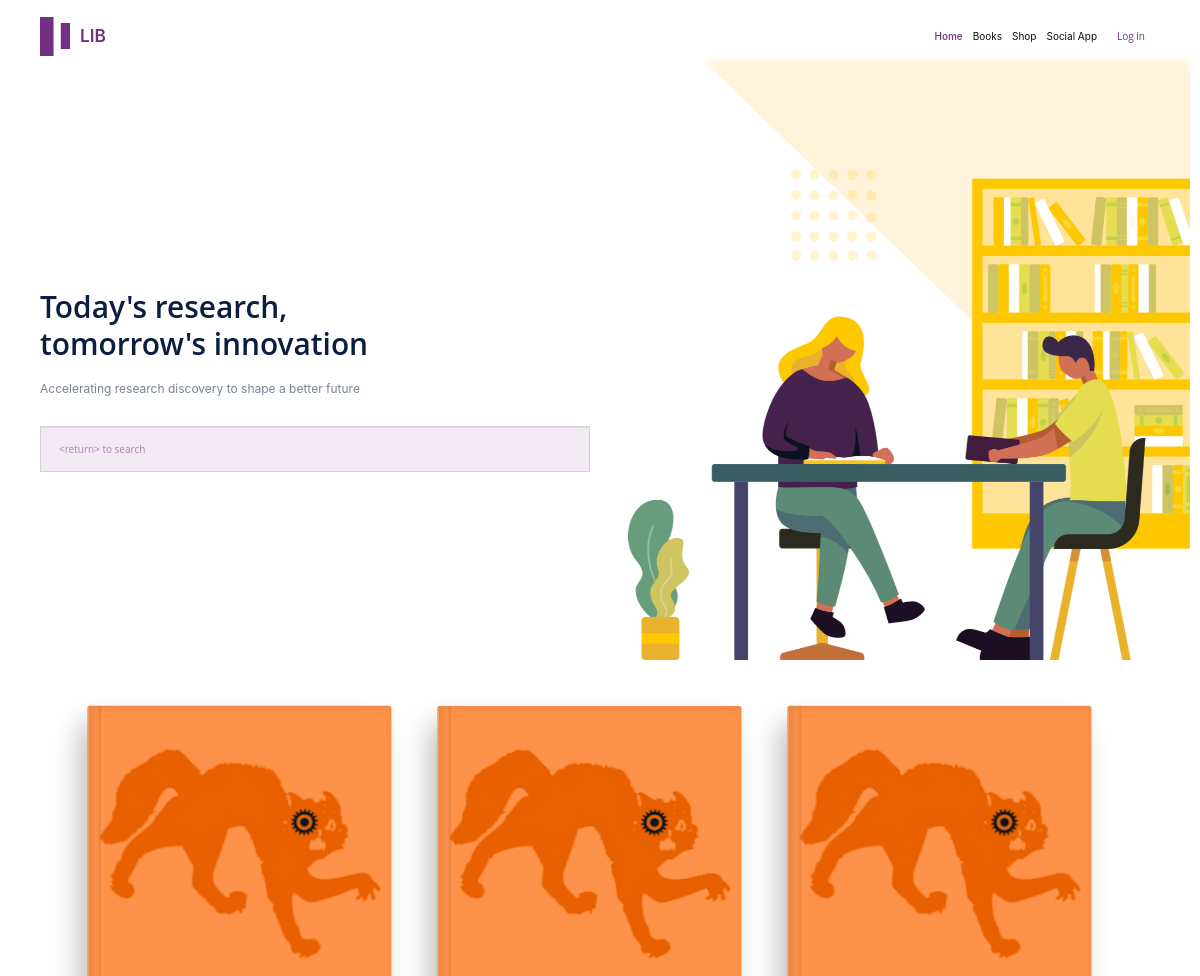
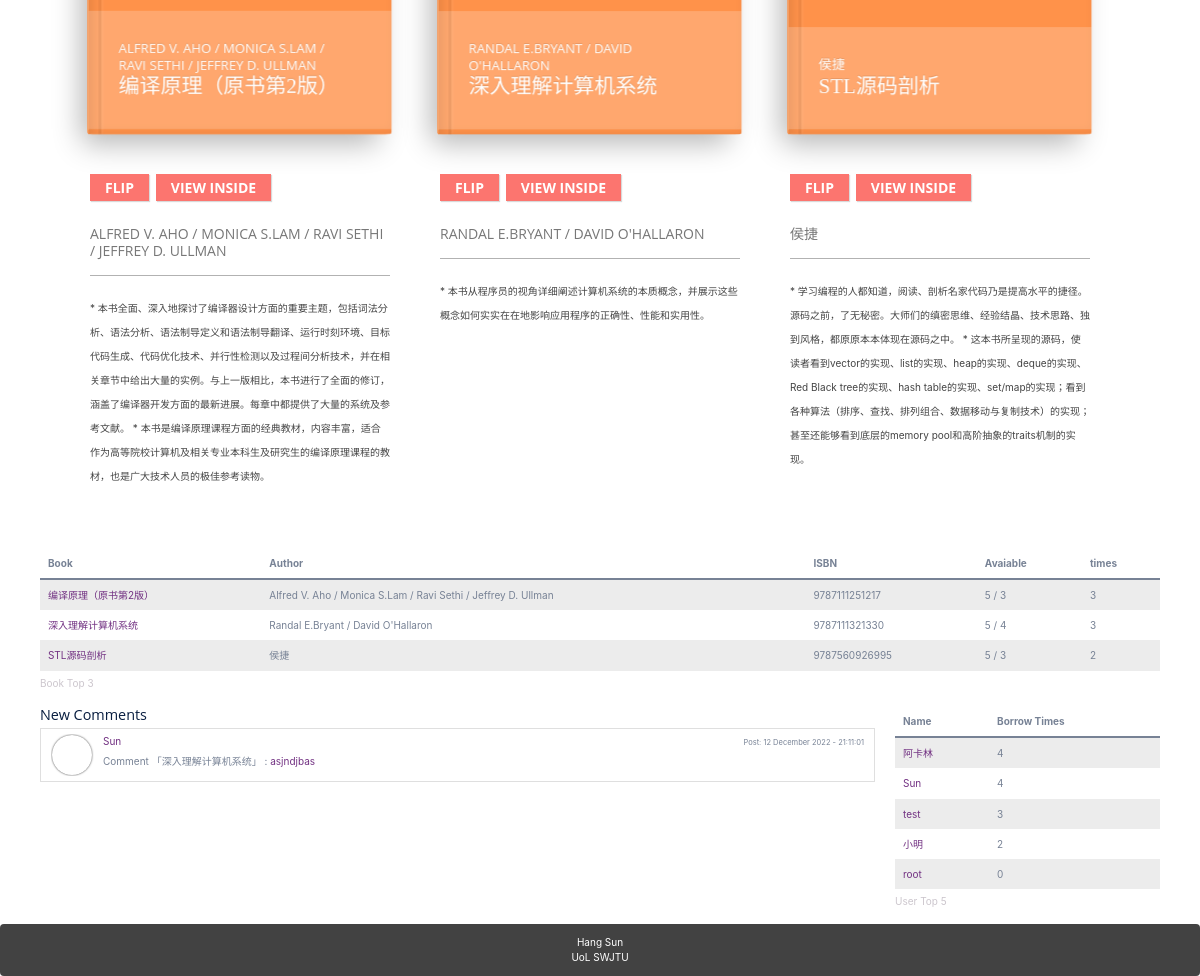
The page / on the database its author committed (2 pictures, top to bottom).
### app/models.py (models this page shows, shortened)
class Book(db.Model):
    __tablename__ = 'books'
    id = db.Column(db.Integer, primary_key=True)
    isbn = db.Column(db.String(16), unique=True)
    title = db.Column(db.String(128))
    origin_title = db.Column(db.String(128))
    subtitle = db.Column(db.String(128))
    author = db.Column(db.String(128))
    translator = db.Column(db.String(64))
    publisher = db.Column(db.String(64))
    image = db.Column(db.String(128))
    pubdate = db.Column(db.String(32))
    pages = db.Column(db.Integer)
    price = db.Column(db.String(16))
    binding = db.Column(db.String(16))
    numbers = db.Column(db.Integer, default=5)
    summary = db.deferred(db.Column(db.Text, default=""))
    summary_html = db.deferred(db.Column(db.Text))
    catalog = db.deferred(db.Column(db.Text, default=""))
    catalog_html = db.deferred(db.Column(db.Text))
    hidden = db.Column(db.Boolean, default=0)
    logs = db.relationship('Log',
                           backref=db.backref('book', lazy='joined'),
                           lazy='dynamic',
                           cascade='all, delete-orphan')
    comments = db.relationship('Comment', backref='book',
                               lazy='dynamic',
                               cascade='all, delete-orphan')
    @property
    def tags_string(self):
        return ",".join([tag.name for tag in self.tags.all()])
    def can_borrow_number(self):
        return self.numbers - Log.query.filter_by(book_id=self.id, returned=0).count()

class Comment(db.Model):
    __tablename__ = 'comments'
    id = db.Column(db.Integer, primary_key=True)
    user_id = db.Column(db.Integer, db.ForeignKey('users.id'))
    book_id = db.Column(db.Integer, db.ForeignKey('books.id'))
    comment = db.Column(db.String(1024))
    create_timestamp = db.Column(db.DateTime, default=datetime.now())
    edit_timestamp = db.Column(db.DateTime, default=datetime.now())
    deleted = db.Column(db.Boolean, default=0)

class User(UserMixin, db.Model):
    __tablename__ = 'users'
    id = db.Column(db.Integer, primary_key=True)
    email = db.Column(db.String(64), unique=True)
    name = db.Column(db.String(64))
    password_hash = db.deferred(db.Column(db.String(128)))
    major = db.Column(db.String(128))
    role_id = db.Column(db.Integer, db.ForeignKey('roles.id'))
    headline = db.Column(db.String(32), nullable=True)
    about_me = db.deferred(db.Column(db.Text, nullable=True))
    about_me_html = db.deferred(db.Column(db.Text, nullable=True))
    avatar = db.Column(db.String(128))
    member_since = db.Column(db.DateTime(), default=datetime.utcnow)
    @property
    def password(self):
        raise AttributeError('password is not readable attribute')
    logs = db.relationship('Log',
                           backref=db.backref('user', lazy='joined'),
                           lazy='dynamic',
                           cascade='all, delete-orphan')
    comments = db.relationship('Comment',
                               backref=db.backref('user', lazy='joined'),
                               lazy='dynamic',
                               cascade='all, delete-orphan')
    def avatar_url(self, _external=False):
        if self.avatar:
            avatar_json = json.loads(self.avatar)
            if avatar_json['use_out_url']:
                return avatar_json['url']
            else:
                return url_for('_uploads.uploaded_file', setname=avatars.name, filename=avatar_json['url'],
                               _external=_external)
        else:
            return url_for('static', filename='img/avatar.png', _external=_external)

### app/main/index/views.py (the view)
@main.route('/')
def index():
    search_form = SearchForm()
    the_books = Book.query
    if not current_user.can(Permission.UPDATE_BOOK_INFORMATION):
        the_books = the_books.filter_by(hidden=0)
    popular_books = the_books.outerjoin(Log).group_by(Book.id).order_by(db.func.count(Log.id).desc()).limit(3)
    popular_users = User.query.outerjoin(Log).group_by(User.id).order_by(db.func.count(Log.id).desc()).limit(5)
    recently_comments = Comment.query.filter_by(deleted=0).order_by(Comment.edit_timestamp.desc()).limit(5)
    return render_template("index.html", books=popular_books, users=popular_users, recently_comments=recently_comments,
                           search_form=search_form)

### app/main/book/forms.py
class SearchForm(FlaskForm):
    search = StringField(validators=[DataRequired()])
    submit = SubmitField(u"搜索")

### app/main/index/views.py (called while the page is built)
@main.app_context_processor
def inject_permissions():
    return dict(Permission=Permission)

### app/models.py (called while the page is built)
    def can(self, permissions):
        return False

### app/main/index/templates/index.html (shortened to what this page needs)
{% extends "base.html" %}
{% block mycontent %}
      <section class="py-0" id="home">
        <div class="bg-holder d-none d-md-block" style="background-image:url(static/static/image/hero-section.png);background-position:right bottom;background-size:contain;"></div>
        <div class="container">
          <div class="row align-items-center min-vh-md-75">
            <div class="col-md-7 col-lg-6 py-6 text-sm-start text-center">
              <h1 class="mt-6 mb-sm-4 display-4 fw-semi-bold lh-sm fs-4 fs-lg-6 fs-xxl-7">Today's research, <br class="d-block d-lg-none d-xl-block">tomorrow's innovation</h1>
              <p class="mb-4 fs-1">Accelerating research discovery to shape a better future </p>
              <div class="pt-3">
            <form class="form form-horizontal" method="get" action="{{ url_for('book.index') }}">
                <div class="input-group  input-group-lg">
                    {{ search_form.search(placeholder="<return> to search",class_="form-control") }}
                </div>
            </form>
              </div>
            </div>
          </div>
        </div>
      </section>
	  <link rel="stylesheet" type="text/css" href="{{ url_for('static',filename='sta/css/component.css') }}" />
	  <div class="container">
	  <div class="main">
	  	<ul id="bk-list" class="bk-list clearfix">
			{% for book in books %}
	  		<li>
	  			<div class="bk-book book-1 bk-bookdefault">
	  				<div class="bk-front">
	  					<div class="bk-cover">
	  						<h2>
	  							<span>{{ book.author }}</span>
	  							<span>{{ book.title }}</span>
	  						</h2>
	  					</div>
	  				</div>
	  				<div class="bk-page">
	  					<div class="bk-content bk-content-current">
	  						<p>{{ book.summary }}</p>
						</div>
	  				</div>
	  				<div class="bk-back">
	  					<p>{{ book.summary }}</p>
	  				</div>
	  				<div class="bk-left">
	  					<h2>
	  					</h2>
	  				</div>
	  			</div>
	  			<div class="bk-info">
	  				<button class="bk-bookback">Flip</button>
	  				<button class="bk-bookview">View inside</button>
	  				<h3>
	  					<span>{{ book.author }}</span>
	  				</h3>
	  				<p>{{ book.summary }}</p>
	  			</div>
	  		</li>
			{% endfor %}
	  	</ul>
	  </div>
    <table class="table table-striped table-hover animated fadeInDown">
        <caption>Book Top 3</caption>
        <thead class="hidden-xs">
        <tr>
            <th>Book</th>
            <th>Author</th>
            <th>ISBN</th>
            <th>Avaiable</th>
            <th>times</th>
        </tr>
        </thead>
        <tbody>
        {% for book in books %}
            <tr class="animated fadeInLeft delay-{{ loop.index0 }}">
                <td><a href="{{ url_for('book.detail',book_id=book.id) }}">{{ book.title }}</a>
                    <p class="visible-xs-block">{{ "Avaiable: "~ book.numbers }} / {{ book.can_borrow_number() }}</p></td>
                <td class="hidden-xs">{{ book.author }}</td>
                <td class="hidden-xs">{{ book.isbn }}</td>
                <td class="hidden-xs">{{ book.numbers }} / {{ book.can_borrow_number() }}</td>
                <td class="hidden-xs">{{ book.logs.count() }}</td>
            </tr>
        {% endfor %}
        </tbody>
    </table>
    <div class="row animated fadeInUp delay">
        <div class="col-md-9">
            <h4>New Comments</h4>
            {% for comment in recently_comments %}
                <li class="list-group-item clearfix animated fadeInLeft delay-{{ loop.index0 }}">
                    <div class="media">
                        {% if comment.user.avatar_url() %}
                            <div class="media-left">
                                <a href="{{ url_for('user.detail',user_id=comment.user.id) }}">
                                    <div class="media-object avatar avatar-mini"
                                         style="background-image: url({{ comment.user.avatar_url() }})"></div>
                                </a>
                            </div>
                        {% endif %}
                        <div class="media-body">
                            <p class="media-heading"><a
                                    href="{{ url_for('user.detail',user_id=comment.user.id) }}">
                                {{ comment.user.name }}</a>
                                {% if comment.create_timestamp==comment.edit_timestamp %}
                                    <span class="pull-right">
                                        <small>
                                            Post: {{ comment.create_timestamp.strftime('%d %B %Y - %H:%M:%S') }}</small>
                                    </span>
                                {% else %}
                                    <span class="pull-right">
                                        <small>
                                            Edit: {{ comment.edit_timestamp.strftime('%d %B %Y - %H:%M:%S') }}</small>
                                    </span>
                                {% endif %}
                            </p>
                            <span class="line-wrap">{{ "Comment 「"~comment.book.title~"」 : " }}</span>
                            <span class="line-wrap"><a class="list-group-item-text"
                                                       href="{{ url_for('book.detail',book_id=comment.book_id) }}">{{ comment.comment }}</a></span>
                        </div>
                    </div>
                </li>
            {% endfor %}
        </div>
        <div class="col-md-3 animated fadeInUp">
            <table class="table table-striped table-hover">
                <caption>User Top 5</caption>
                <thead>
                <tr>
                    <th>Name</th>
                    <th>Borrow Times</th>
                </tr>
                </thead>
                <tbody>
                {% for user in users %}
                    <tr class="animated fadeInLeft delay-{{ loop.index0 }}">
                        <td><a href="{{ url_for('user.detail',user_id=user.id) }}">{{ user.name }}</a></td>
                        <td>{{ user.logs.count() }}</td>
                    </tr>
                {% endfor %}
                </tbody>
            </table>
        </div>
    </div>
{% endblock %}

### app/static/css/main.css (style rules this page uses)
html, body { height: 100%; width: 100%; margin: 0; padding: 0; }
.Site { display: -webkit-box; display: -moz-box; display: -ms-flexbox; display: -webkit-flex; display: flex; flex-direction: column; }
.line-wrap { display: inline-block; }
html, body, main { font-family: -apple-system, "Helvetica Neue", Helvetica, Arial, sans-serif; }
.avatar { background-position: center; box-shadow: 0 0 8px rgba(0, 0, 0, .8); -webkit-box-shadow: 0 0 8px rgba(0, 0, 0, .8); -moz-box-shadow: 0 0 8px rgba(0, 0, 0, .8); background-size: cover; transition: transform .5s ease-in-out; }
.avatar-mini { width: 40px; height: 40px; border-radius: 25px; -webkit-border-radius: 25px; -moz-border-radius: 25px; margin: 1px; box-shadow: 0 0 2px rgba(0, 0, 0, .8); -webkit-box-shadow: 0 0 2px rgba(0, 0, 0, .8); -moz-box-shadow: 0 0 2px rgba(0, 0, 0, .8); }
.animated { -webkit-animation-fill-mode: both; -moz-animation-fill-mode: both; -ms-animation-fill-mode: both; -o-animation-fill-mode: both; animation-fill-mode: both; -webkit-animation-duration: 1s; -moz-animation-duration: 1s; -ms-animation-duration: 1s; -o-animation-duration: 1s; animation-duration: 1s; }
.delay-0 { -webkit-animation-delay: .05s; -moz-animation-delay: .05s; -o-animation-delay: .05s; animation-delay: .05s; }
.delay-1 { -webkit-animation-delay: .10s; -moz-animation-delay: .10s; -o-animation-delay: .10s; animation-delay: .10s; }
.delay-2 { -webkit-animation-delay: .15s; -moz-animation-delay: .15s; -o-animation-delay: .15s; animation-delay: .15s; }
.delay-3 { -webkit-animation-delay: .20s; -moz-animation-delay: .20s; -o-animation-delay: .20s; animation-delay: .20s; }
.delay-4 { -webkit-animation-delay: .25s; -moz-animation-delay: .25s; -o-animation-delay: .25s; animation-delay: .25s; }
.fadeInUp { -webkit-animation-name: fadeInUp; -moz-animation-name: fadeInUp; -o-animation-name: fadeInUp; animation-name: fadeInUp; }
.fadeInDown { -webkit-animation-name: fadeInDown; -moz-animation-name: fadeInDown; -o-animation-name: fadeInDown; animation-name: fadeInDown; }
.fadeInLeft { -webkit-animation-name: fadeInLeft; -moz-animation-name: fadeInLeft; -o-animation-name: fadeInLeft; animation-name: fadeInLeft; }
.table.table-striped { border: none; }
.table.table-striped td { border: none; }

### rows shown on the page
Book: author "ALFRED V. AHO / MONICA S.LAM / RAVI SETHI / JEFFREY D. ULLMAN", title "编译原理（原书第2版）", summary "* 本书全面、深入地探讨了编译器设计方面的重要主题，包括词法分析、语法分析、语法制导定义和语法制导翻译、运行时刻环境、目标代码生成、代码优化技术、并行性检测以及过程间分析技术，并在相关章节中给出大量的实例。与上一版相比，本书进行了全面的修订，涵盖了编译器开发方面的最新进展。每章中都提供了大量的系统及参考文献。 * 本书是编译原理课程方面的经典教材，内容丰富，适合作为高等院校计算机及相关专业本科生及研究生的编译原理课程的教材，也是广大技术人员的极佳参考读物。", author "Alfred V. Aho / Monica S.Lam / Ravi Sethi / Jeffrey D. Ullman", isbn "9787111251217", numbers "5", can_borrow_number "3", logs.count "3"
Book: author "RANDAL E.BRYANT / DAVID O'HALLARON", title "深入理解计算机系统", summary "* 本书从程序员的视角详细阐述计算机系统的本质概念，并展示这些概念如何实实在在地影响应用程序的正确性、性能和实用性。", author "Randal E.Bryant / David O'Hallaron", isbn "9787111321330", numbers "5", can_borrow_number "4", logs.count "3", title "Comment 「深入理解计算机系统」 :"
Book: author "侯捷", title "STL源码剖析", summary "* 学习编程的人都知道，阅读、剖析名家代码乃是提高水平的捷径。源码之前，了无秘密。大师们的缜密思维、经验结晶、技术思路、独到风格，都原原本本体现在源码之中。 * 这本书所呈现的源码，使读者看到vector的实现、list的实现、heap的实现、deque的实现、Red Black tree的实现、hash table的实现、set/map的实现；看到各种算法（排序、查找、排列组合、数据移动与复制技术）的实现；甚至还能够看到底层的memory pool和高阶抽象的traits机制的实现。", isbn "9787560926995", numbers "5", can_borrow_number "3", logs.count "2"
Comment: user.name "Sun", create_timestamp "12 December 2022 - 21:11:01", comment "asjndjbas"
User: name "阿卡林", logs.count "4"
User: name "Sun", logs.count "4"
User: name "test", logs.count "3"
User: name "小明", logs.count "2"
User: name "root", logs.count "0"
